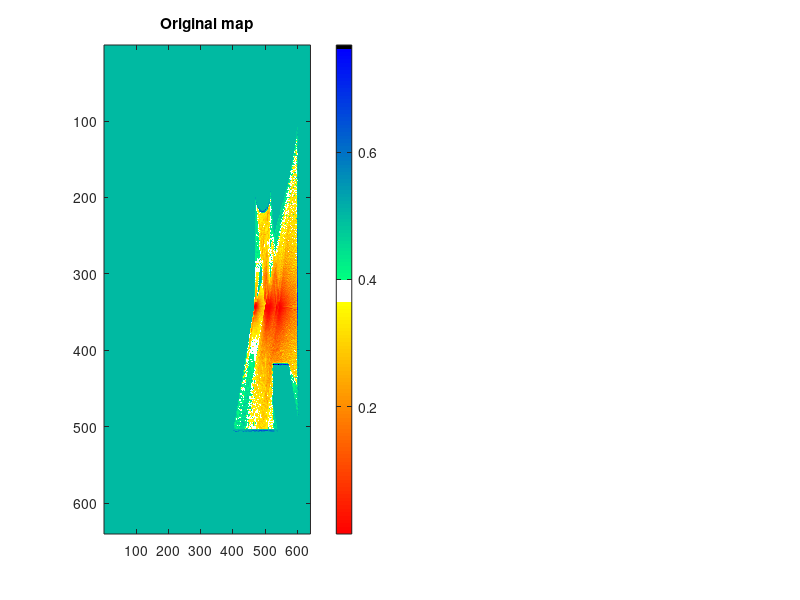

Here is the MATLAB script that generated this plot: (Note: this script raises an error after producing the figure.)
close all
load('map03.mat')
load('scan03.mat')

%% decalaration
mapZoom = 50;
conv = [0, 1/8, 0; 1/8, 1/2, 1/8; 0, 1/8, 0]; %convolution filter
mapSize = size(WallLayer, 1);
tryNum = 20; % number of tryouts
pX = 340; % original x
pY = 426; % original y
pTheta = 0; % original theta 1.534
rX = int64(rand(tryNum,1)*60-30+pX); % random x values
rY = int64(rand(tryNum,1)*60-30+pY); % random y values
rTheta = rand(tryNum,1)*0.4-0.2+pTheta; % random theta values
rX(2,1) = pX;
rY(2,1) = pY;
rTheta(2,1) = pTheta;
res = zeros(tryNum, 1); % results - how good each iteration is 
myColorMap = ([autumn; ones(6,3); flipud(winter); zeros(1,3)]); % the color map for display
close all

%% search
colormap(myColorMap)
fig1 = figure('Name', 'Original map and original laser', 'NumberTitle','off');
colormap(myColorMap)
subplot(1,2,1), caxis([0,1]), image(WallLayer, 'CDataMapping','scaled'), shading flat; colorbar, title('Original map')
Laser = 0.5 + (DrawWall(laserScan, pX, pY, pTheta, mapZoom, mapSize)/60);
colormap(myColorMap)
subplot(1,2,2), caxis([0,1]), image(Laser, 'CDataMapping','scaled'), shading flat; colorbar, title('Original laser')
scrsz = get(groot,'ScreenSize');
fig5 = figure('Name', 'Meantime results','Position',[0 0 scrsz(3) scrsz(4)], 'NumberTitle','off');
for i = 1:size(rX, 1)
    Laser = DrawWall(laserScan, rX(i, 1), rY(i, 1), pTheta, mapZoom, mapSize);
    Laser = conv2(Laser, conv, 'same')*1.6;
    ModWallLayer = conv2(WallLayer, conv, 'same')*1.6;
    ModWallLayer = ModWallLayer - Laser;
    ModWallLayer(ModWallLayer<=0)=0;
    image(ModWallLayer + 2 * Laser);
    res(i,1) = sum(sum(ModWallLayer));
    %pause(0.1);
end
close(fig5)
%% results
%fig4 = figure('Name', 'Results', 'NumberTitle','off');
%hold on
%plot(res, 'b');
%plot(rX, 'g');
%plot(rY, 'r');

fig3 = figure('Name', 'Results on Map', 'NumberTitle','off'); 
[minRes, minResIndex] = sort(res);
minRes = minRes(1:5); % first 5 best result
minResIndex = minResIndex(1:5); % first 5 best result's index
colormap(myColorMap)
caxis([0,1])
Laser = DrawWall(laserScan, rX(minResIndex(1), 1), rY(minResIndex(1), 1), pTheta, mapZoom, mapSize);
image(((WallLayer * 5 + Laser * 2)/200) + 0.5,'CDataMapping','scaled');
for i = 1:size(minRes, 1)
    fprintf('Good results: x:%d y:%d theta:%5.2f result: %d\n',rX(minResIndex(i), 1), rY(minResIndex(i), 1), rTheta(minResIndex(i), 1), res(minResIndex(i), 1))
end
colorbar
caxis([0,1])
